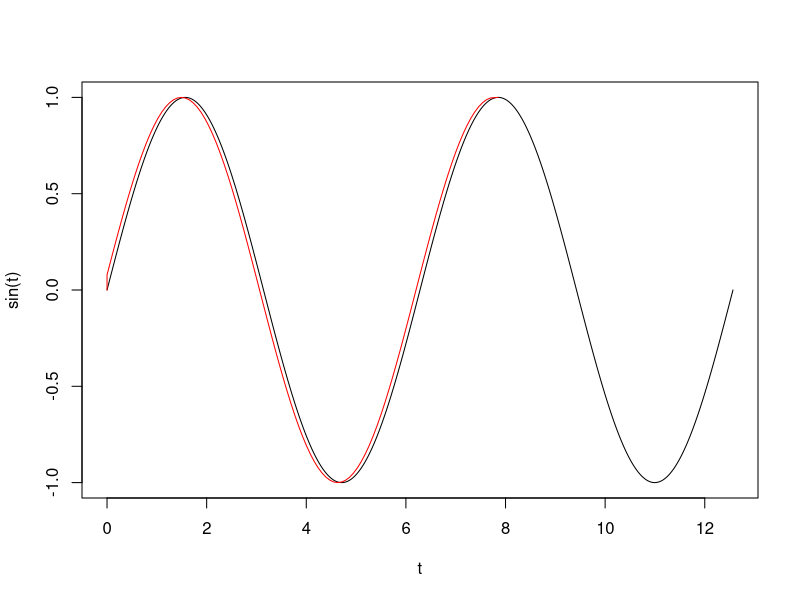

The R script that drew this image:


schemat_brzegowy = function(f, c , t0 , tN, x0, xN , N)
{
  h = (tN-t0)/N
  t = seq(from=t0, to=t0+(N-2)*h,length.out = N-1)
  A = diag(-2-c*h^2,nrow=N-1,ncol=N-1)
  A[row(A) - col(A) == -1] = 1
  A[row(A) - col(A) == 1] = 1
  b = -1 * f(t) * h
  b[1] = b[1] - x0
  b[N-1] = b[N-1] - xN
  x = solve(A, b)
  result = list(time=c(t0, t, tN), values = c(x0, x, xN))
  return(result)
}

f = function(t){
  return(rep(0,times = length(t)))
}
c = -1
t0 = 0
tN = 5*pi/2
x0 = 0
xN = 1
N =100

solution = schemat_brzegowy(f,c, t0, tN, x0, xN, N)
solution


t = seq(0,to=4*pi, length.out = 1000)
plot(t, sin(t),type = 'l')
lines(solution$time, solution$values,col='red')
